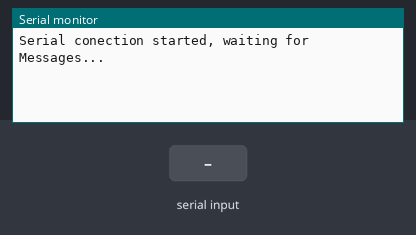
Recording of a sketch running on a simulated Arduino Uno, built with avr-gcc and run on an emulated ATmega328P. Shown: the last lines printed to the serial monitor. The inputs (shaded band) are chosen by the test bench.

Above: at 1.2 s.
1.3 s: "1\n" received over Serial
At 1.7 s:
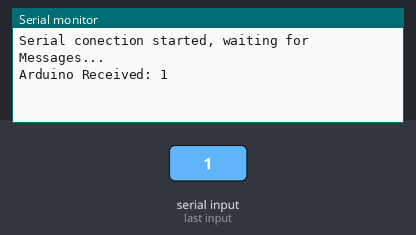
2.8 s: byte 10 ('\n') received over Serial
At 4.0 s:
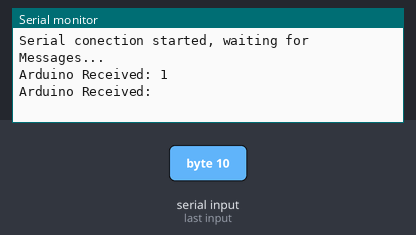
4.3 s: "0\n" received over Serial
At 5.2 s:
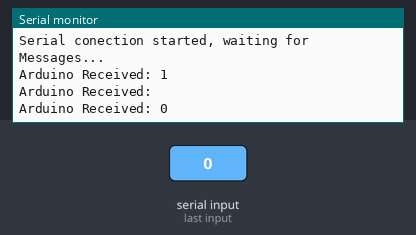

The sketch:

Arduino_Serial_Test_RW.ino
```cpp
String msg;

void setup() {
    Serial.begin(9600);
    Serial.println("Serial conection started, waiting for Messages...");
}

void loop() {
    while (Serial.available() > 0)
    {
        char recieved = Serial.read();
        msg += recieved;

        if (recieved == '\n')
        {
            Serial.print("Arduino Received: ");
            Serial.print(msg);
            msg = "";
        }
    }
}
```

Measured:
- after the input at 1.3 s, the serial monitor: prints a new line at once (image 1)
- after the input at 2.8 s, the serial monitor: prints a new line at once (image 2)
- after the input at 4.3 s, the serial monitor: prints a new line at once (image 3)
